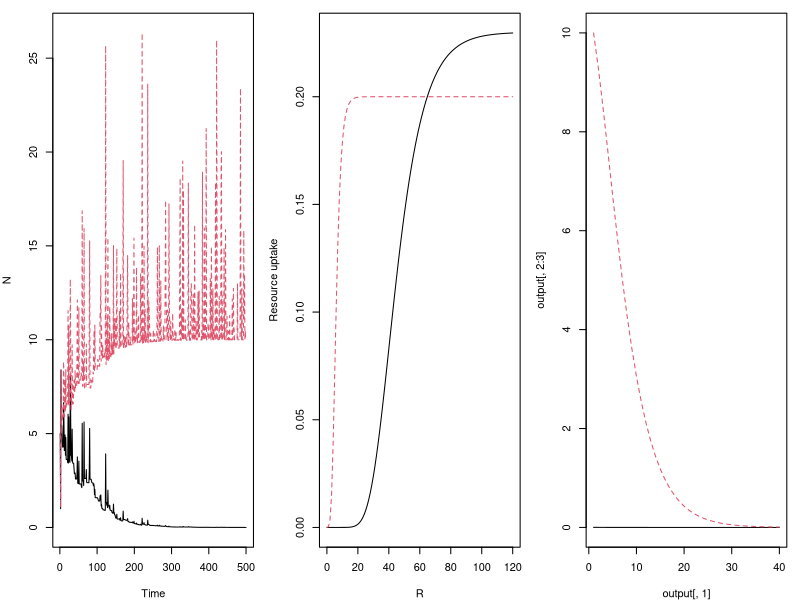

Source code (R):
# coexistence via relative nonlinearity
# two species competing for a shared, fluctuating resource
rm(list=ls())

####
#### Parameters
####

# initial conditions
maxDays <- 40 #Rfreq*cycles
years <- 500
burn.in <- 120
NR <- c(N=c(1,1),R=50)
Rmean <- 50

parmsB <- list(
  a = c(0.23,0.2),  # max growth rate for spp 1 and 2
  b1 = c(25,10),  # right offset for growth rates 
  b2 = c(0.08,0.45)  # rates at which max is approached
)


#---------------------------
# define functions
#---------------------------
library(deSolve)
updateNR = function(t, NR, parms) { 
  #### RRmod "Resource Ratio Model" 
  #### Continuous two species resource model with an essential resource
  with(as.list(c(NR, parms)), { 
    dN1dt = N1*b[1]*(c[1]*w[1]*R - m[1]) ##spp 1 growth
    dN2dt = N2*b[2]*(c[2]*w[2]*R - m[2]) ##spp 2 growth
    dRdt = -1 * (c[1]*N1 + c[2]*N2) ##resource draw down
    list(c(dN1dt, dN2dt, dRdt))
  }) 
}

getB <- function(parmsB, R){
  #   attach(parms)
  spp1 <- parmsB$a[1]*exp(-parmsB$b1[1]*exp(-parmsB$b2[1]*R))
  spp2 <- parmsB$a[2]*exp(-parmsB$b1[2]*exp(-parmsB$b2[2]*R))   ## sp. 2 biomass assimilation
  #   detach(parms)
  return(c(spp1, spp2))
}

####
#### Run simulations
####
Nstart <- 5
Nsave <- matrix(nrow = years, ncol=2)
Nsave[1,] <- c(Nstart,Nstart)

#get vector of means for resource
# set.seed(1653)
muVec <- rnorm(years, 0, .2)

for(g in 2:years){
  days = 1:maxDays
  mu <- muVec[g]
  NR[3] <- Rmean + (Rmean*mu)
  # species parameters 
  cNow <- getB(parmsB, NR[3])
  parms <- list(
    b = c(0.1, 0.1), #biomass conversion efficiency
    c = as.numeric(cNow), #consumption rates of resource
    w = c(0.5, 0.5), #biomass assimilation rate
    m = c(5, 5) #loss of assimilated biomass
  )
  output = as.data.frame(ode(y = NR, times = days, func = updateNR, parms = parms))
  N = output[,2:3]
  nMax <- c(max(N[1]), max(N[2]))
  seedFrac1 <- nMax[1] / (sum(nMax))
  NR <- c(N=c(seedFrac1*(Nstart*2), (1-seedFrac1)*(Nstart*2)),R=NA)
  Nsave[g,] <- nMax
}

par(mfrow=c(1,3),mar=c(4,4,1,1))
matplot(c(1:years),Nsave,type="l",xlab="Time",ylab="N")

gomp <- function(parmsB,R){
  #   attach(parms)
  out1 <- parmsB$a[1]*exp(-parmsB$b1[1]*exp(-parmsB$b2[1]*R))
  out2 <- parmsB$a[2]*exp(-parmsB$b1[2]*exp(-parmsB$b2[2]*R))
  #   detach(parms)
  return(cbind(out1,out2))
}
R <- 0:120
tmp<-gomp(parmsB=parmsB,R)
matplot(R,tmp,type="l",ylab="Resource uptake")

matplot(output[,1], output[,2:3], type="l")
